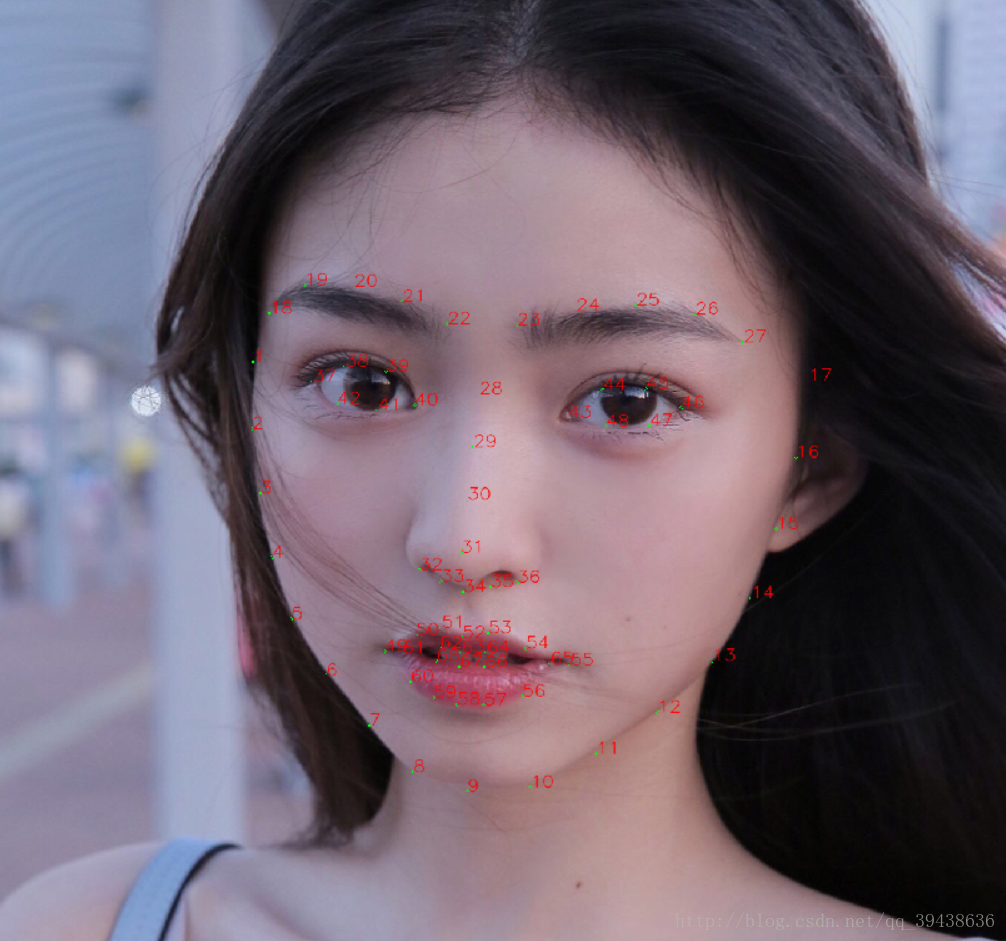
#> input picture Faceedit1.png, 1006 x 941 px
$ python testFace.py
#> lines starting #> are read from the running program, lines starting #| are printed output that depends on the picture; after the words box and inside, x2 and y2 are one past the last pixel; in counts of white or black regions, pixels touching at a corner belong together
# coding=utf-8
# 2021.4.2


from cv2 import cv2

# Create a CascadeClassifier Object

face_cascade = cv2.CascadeClassifier("F:\\ForPython\\OpenCV\\opencv\\data\\haarcascades\\haarcascade_frontalface_default.xml")

# Reading the image as it is

img = cv2.imread("Faceedit1.png")
#> img is the input picture: shape (941, 1006, 3); mean B, G, R 110.7, 98.1, 110.7

# Reading the image as gray scale image

gray_img = cv2.cvtColor(img,cv2.COLOR_BGR2GRAY)
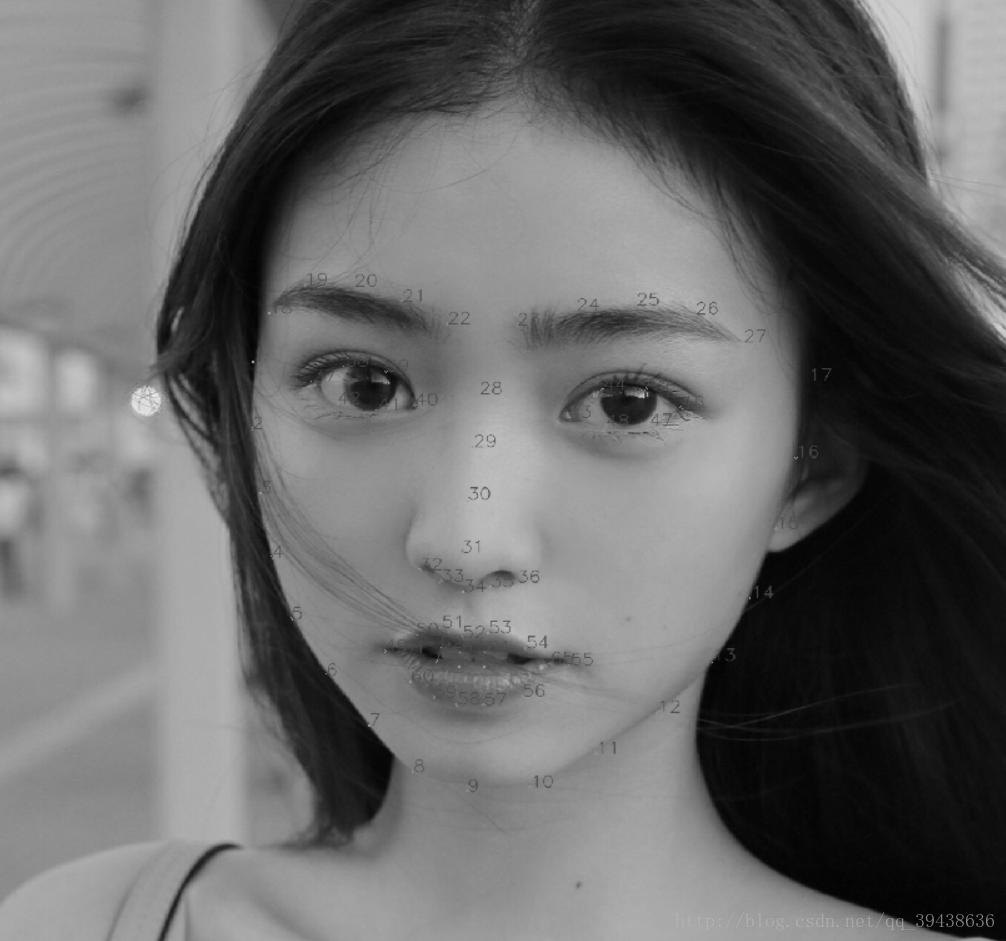
#> gray_img: shape (941, 1006); min 1, max 239, mean 103.3

# Search the co-ordintes of the image

faces = face_cascade.detectMultiScale(gray_img, scaleFactor = 1.05,  minNeighbors=5)
#> faces = [[153, 115, 691, 691]]

for x,y,w,h in faces:

    img = cv2.rectangle(img, (x,y), (x+w,y+h),(0,255,0),3)
#> this loop made 1 pass
#> pass 1, `img = cv2.rectangle(img, (x,y), (x+w,y+h),(0,255,0),3)`:
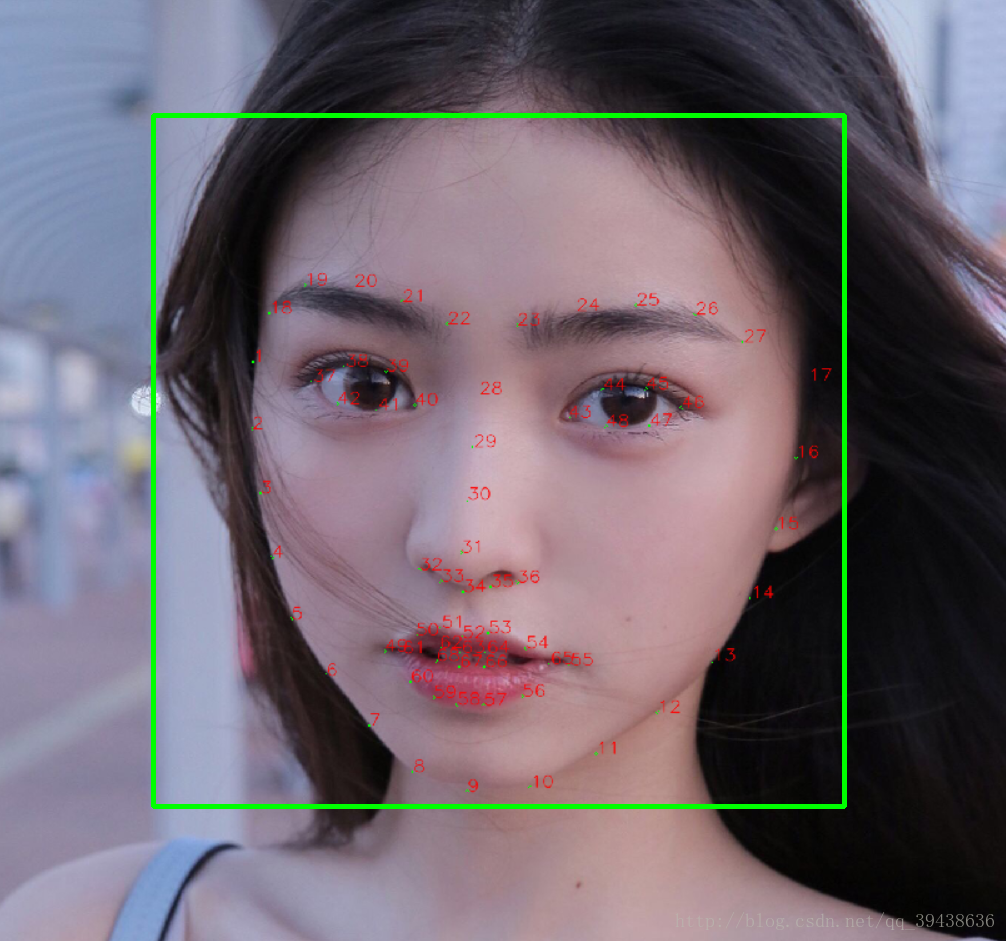
#> img: shape (941, 1006, 3); 1.46% of pixels changed, all inside (x1, y1, x2, y2) = (151, 113, 847, 809)

resized = cv2.resize(img, (int(img.shape[1]/7),int(img.shape[0]/7)))
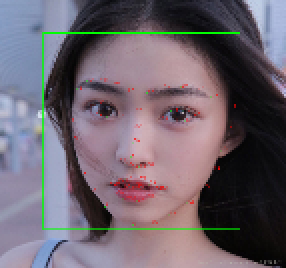
#> resized: shape (134, 143, 3) (shown 2 times larger); mean B, G, R 109.2, 99.9, 109.3

cv2.imshow("Gray", resized)

cv2.waitKey(0)

cv2.destroyAllWindows()

$ run again, with 2.png copied over Faceedit1.png
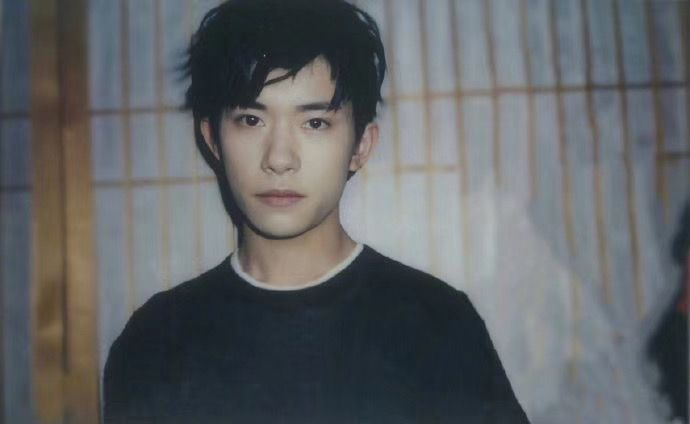
#> input picture 2.png, 690 x 424 px
#> img is the input picture: shape (424, 690, 3); mean B, G, R 102.2, 99.6, 96.7
#> `gray_img = cv2.cvtColor(img,cv2.COLOR_BGR2GRAY)`:
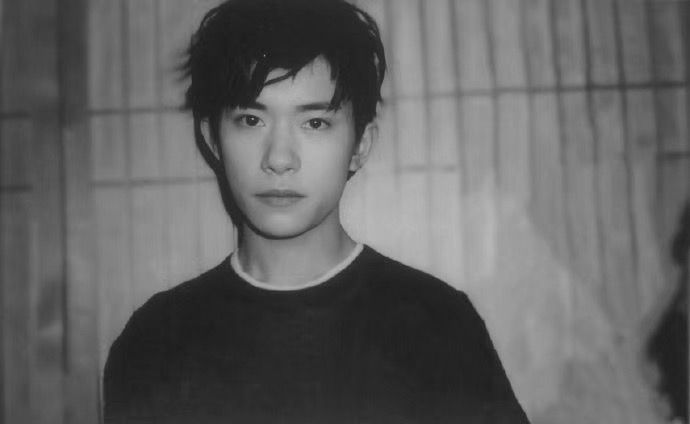
#> gray_img: shape (424, 690); min 25, max 186, mean 99
#> faces = [[203, 63, 161, 161]]
#> the loop `for x,y,w,h in faces: ` made 1 pass
#> `resized = cv2.resize(img, (int(img.shape[1]/7),int(img.shape[0]/7)))`:
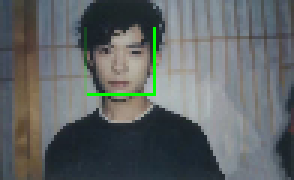
#> resized: shape (60, 98, 3) (shown 3 times larger); mean B, G, R 101.2, 100.7, 95.6
